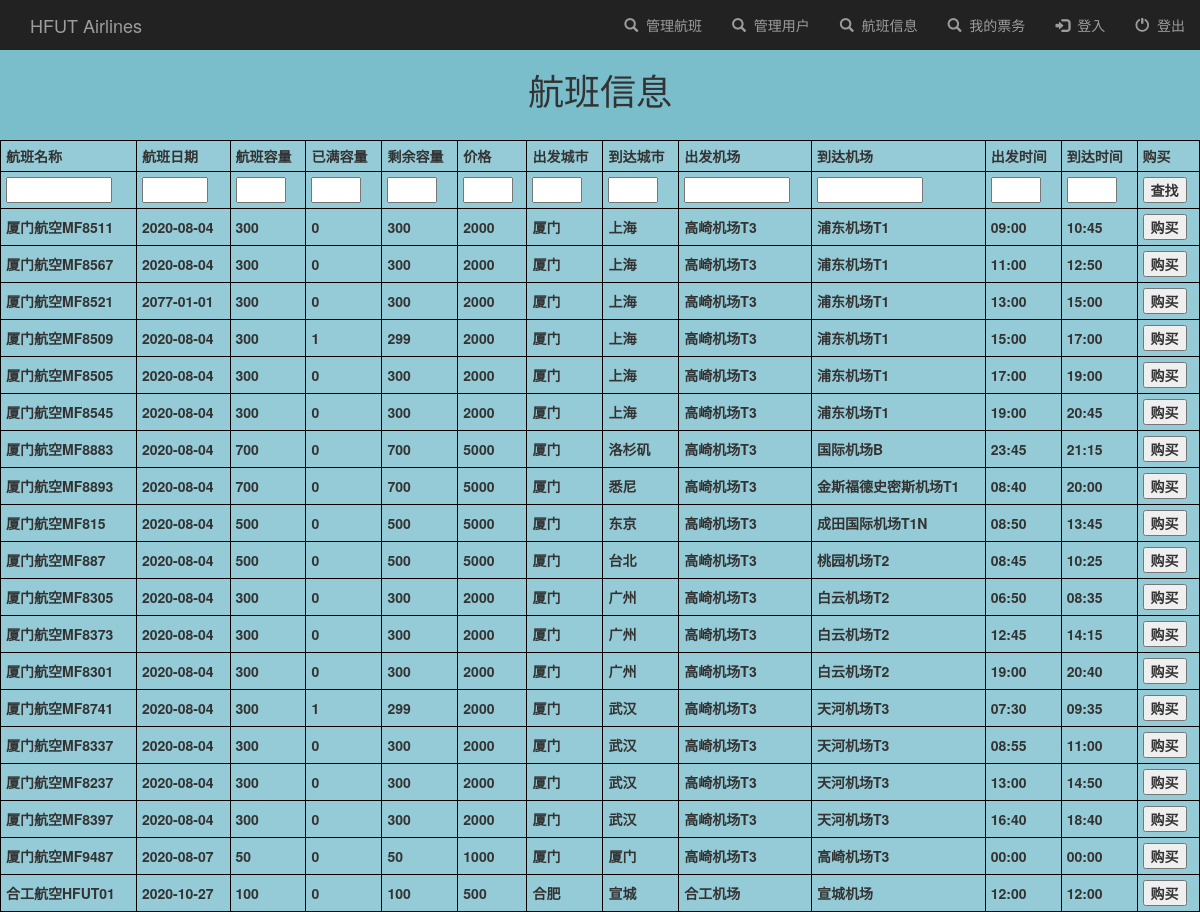
/ticketInfo/, run on an earlier commit of the app's database.
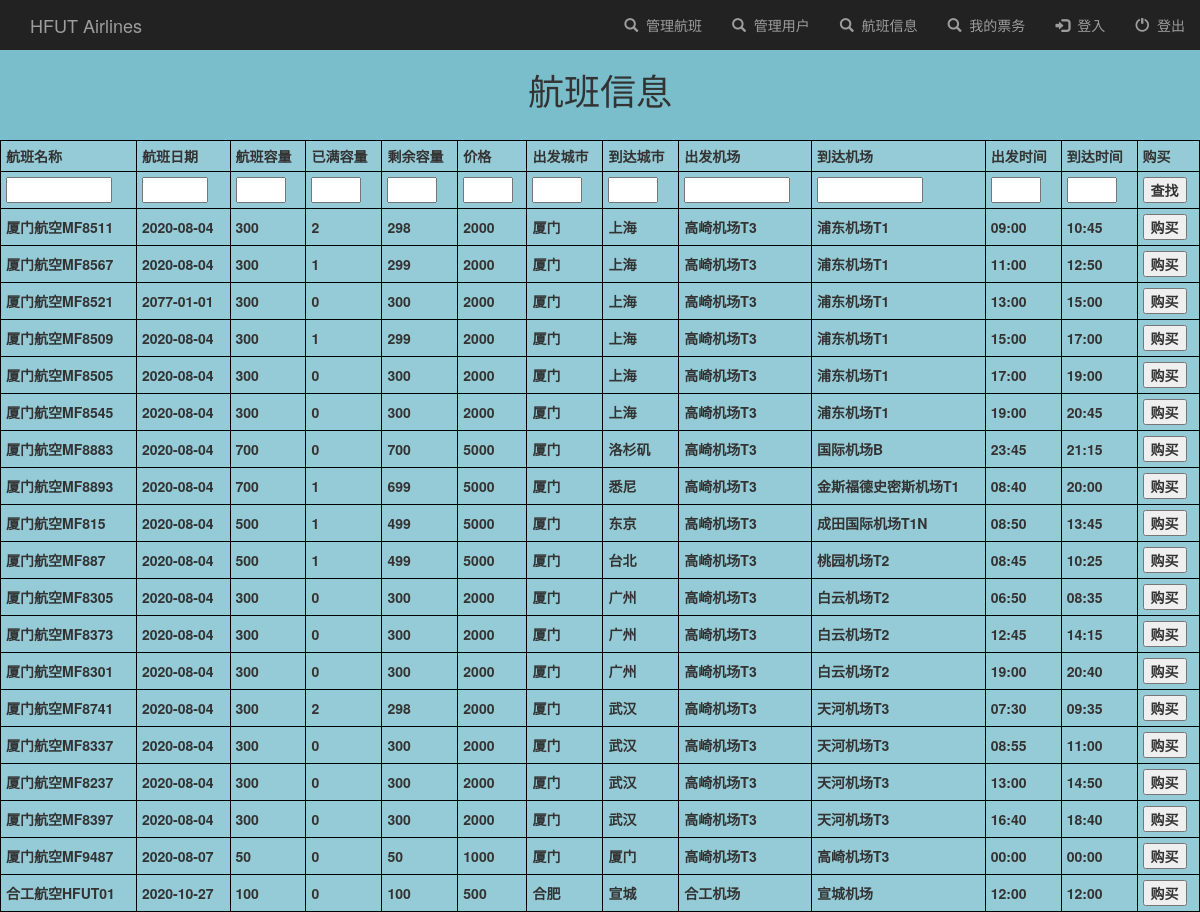
And on a later commit of the database.
### TicketApp/models.py (models this page shows)
class TicketItem(models.Model):
    flight_name = models.TextField()
    flight_date = models.TextField()
    flight_capacity = models.IntegerField()
    flight_booked_seats = models.IntegerField()
    flight_remained_seats = models.IntegerField()
    flight_price = models.TextField()
    depart_city = models.TextField()
    arrive_city = models.TextField()
    depart_airport = models.TextField()
    arrive_airport = models.TextField()
    depart_time = models.TextField()
    arrive_time = models.TextField()

### TicketApp/views.py (the view)
# urls.py: path('ticketInfo/', ticket_info, name='ticketInfo'),
def ticket_info(request):
    all_ticket_items = TicketItem.objects.all()
    return render(request, 'TicketInfo.html', {'all_items': all_ticket_items})

### TicketApp/templates/TicketInfo.html (shortened to what this page needs)
<!DOCTYPE html>
{% include 'navbar.html' %}
<html lang="en">
<head>
</head>
<body>
<h1 align="center">航班信息</h1>
<table style="width:100%">
    <tr>
        <th>航班名称</th>
        <th>航班日期</th>
        <th>航班容量</th>
        <th>已满容量</th>
        <th>剩余容量</th>
        <th>价格</th>
        <th>出发城市</th>
        <th>到达城市</th>
        <th>出发机场</th>
        <th>到达机场</th>
        <th>出发时间</th>
        <th>到达时间</th>
        <th>购买</th>
    </tr>
    <tr>
    <form action="/searchTicket/" method="post">{% csrf_token %}
        <label>
            <th><input name="search_flight_name" size="10"></th>
            <th><input name="search_flight_date" size="5"></th>
            <th><input name="search_flight_capacity" size="3"></th>
            <th><input name="search_flight_booked_seats" size="3"></th>
            <th><input name="search_flight_remained_seats" size="3"></th>
            <th><input name="search_flight_price" size="3"></th>
            <th><input name="search_depart_city" size="3"></th>
            <th><input name="search_arrive_city" size="3"></th>
            <th><input name="search_depart_airport" size="10"></th>
            <th><input name="search_arrive_airport" size="10"></th>
            <th><input name="search_depart_time" size="3"></th>
            <th><input name="search_arrive_time" size="3"></th>
            <th colspan="1"><input type="submit" value="查找"/></th>
        </label>
    </form>
    </tr>
    {% for ticketInfo_item in all_items %}
    <tr>
        <th>{{ ticketInfo_item.flight_name }}</th>
        <th>{{ ticketInfo_item.flight_date }}</th>
        <th>{{ ticketInfo_item.flight_capacity }}</th>
        <th>{{ ticketInfo_item.flight_booked_seats }}</th>
        <th>{{ ticketInfo_item.flight_remained_seats }}</th>
        <th>{{ ticketInfo_item.flight_price }}</th>
        <th>{{ ticketInfo_item.depart_city }}</th>
        <th>{{ ticketInfo_item.arrive_city }}</th>
        <th>{{ ticketInfo_item.depart_airport }}</th>
        <th>{{ ticketInfo_item.arrive_airport }}</th>
        <th>{{ ticketInfo_item.depart_time }}</th>
        <th>{{ ticketInfo_item.arrive_time }}</th>
        <form action="/bookTicket/{{ticketInfo_item.id}}" method="post">{% csrf_token %}
            <th><input type="submit" value="购买"></th>
        </form>
    </tr>
    {% endfor %}
</table>
</body>
</html>

### templates/navbar.html
{% load static %}
<head>
    <link rel="stylesheet" href="https://maxcdn.bootstrapcdn.com/bootstrap/3.3.6/css/bootstrap.min.css">
</head>
<nav class="nav navbar-inverse">
    <div class="container-fluid">
        <div class="navbar-header">
            <a class="navbar-brand" href="{% url 'index' %}">HFUT Airlines</a>
        </div>
        <ul class="nav navbar-nav navbar-right">
            <li>
                <a href="{% url 'adminTicketInfo' %}">
                    <span class="glyphicon glyphicon-search" aria-hidden="true"></span>&nbsp; 管理航班
                </a>
            </li>
            <li>
                <a href="{% url 'adminUserInfo' %}">
                    <span class="glyphicon glyphicon-search" aria-hidden="true"></span>&nbsp; 管理用户
                </a>
            </li>
            <li>
                <a href="{% url 'ticketInfo' %}">
                    <span class="glyphicon glyphicon-search" aria-hidden="true"></span>&nbsp; 航班信息
                </a>
            </li>
            <li>
                <a href="{% url 'myTicketInfo' %}">
                    <span class="glyphicon glyphicon-search" aria-hidden="true"></span>&nbsp; 我的票务
                </a>
            </li>
            <li>
                {% block login_display %}
                <a href="{% url 'login' %}">
                    <span class="glyphicon glyphicon-log-in" aria-hidden="true"></span>&nbsp; 登入
                </a>
                {% endblock %}
            </li>
            <li>
                <a href="{% url 'logout' %}">
                    <span class="glyphicon glyphicon-off" aria-hidden="true"></span>&nbsp; 登出
                </a>
            </li>
        </ul>
  </div>
</nav>

### TicketApp/templates/TicketInfo.html (style rules this page uses)
body { margin: 0; padding: 0; height: 100%; background: #7abecc !important; }
table { background-color: rgba(255,255,255,0.2); }
table, th, td { border: 1px solid black; border-collapse: collapse; }
th, td { padding: 5px; text-align: left; }

What changed in the data, as far as the page shows it:
changed TicketItem "厦门航空MF8511": flight_booked_seats "0" → "2"; flight_remained_seats "300" → "298"
changed TicketItem "厦门航空MF8567": flight_booked_seats "0" → "1"; flight_remained_seats "300" → "299"
changed TicketItem "厦门航空MF8893": flight_booked_seats "0" → "1"; flight_remained_seats "700" → "699"
changed TicketItem "厦门航空MF815": flight_booked_seats "0" → "1"; flight_remained_seats "500" → "499"
changed TicketItem "厦门航空MF887": flight_booked_seats "0" → "1"; flight_remained_seats "500" → "499"
changed TicketItem "厦门航空MF8741": flight_booked_seats "1" → "2"; flight_remained_seats "299" → "298"
